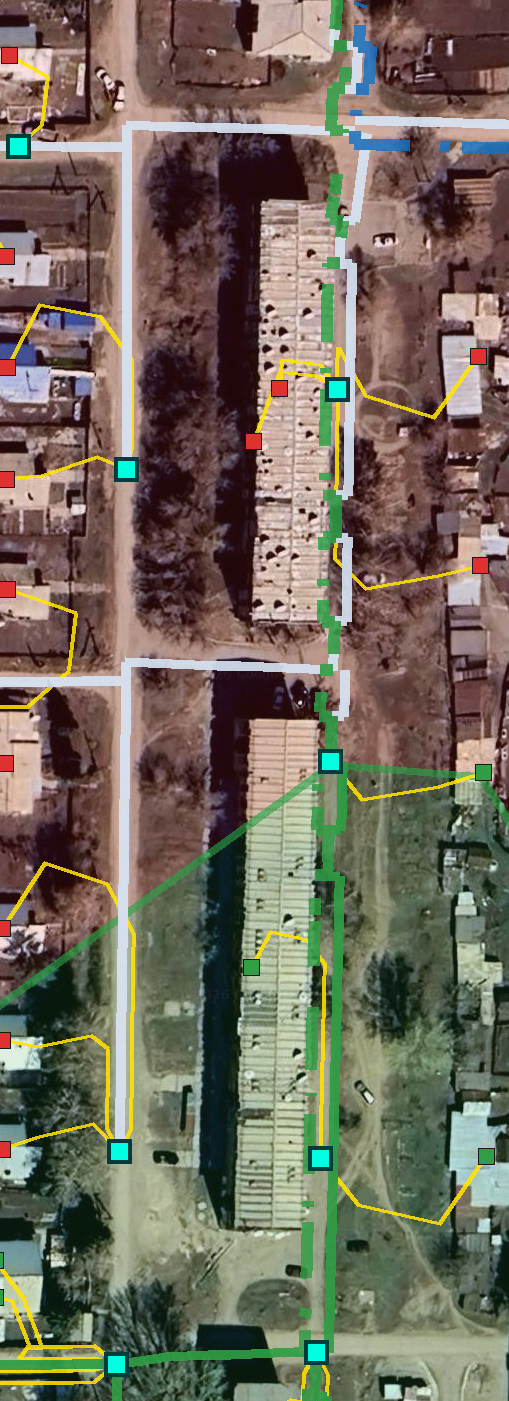
#> input picture work/altay_remarks/crop2_R1_map.png, 509 x 1401 px, given in place of 06_Алтайский_зоны_ОРШ_схема_D.jpg, which was not available
$ python 53_fig_match.py
#> lines starting #> are read from the running program, lines starting #| are printed output that depends on the picture; pictures that were not available may be replaced by others from this repository, and a replacement may not be noted
#!/usr/bin/env python3
"""Task 53 (v2): SIFT-привязка иллюстраций к карте Алтайского, память-бережливо.

Карта даунскейлится x2 (SIFT-пирамида на 29 МП не лезет в 3.4 ГБ),
каждый фрагмент пробуется в 3 масштабах. Координаты углов возвращаются
в пикселях ПОЛНОРАЗМЕРНОЙ карты.
"""
import json
import sys
from pathlib import Path

import cv2
import numpy as np

ROOT = Path('/home/z/my-project')
FIGS = ROOT / 'work/altay_remarks'
MAP = ROOT / 'download/snp_vko/06_Алтайский_зоны_ОРШ_схема_D.jpg'

CAPTIONS = {
    'fig-001-000.png': 'R1: два многоэтажных жилых дома',
    'fig-002-001.png': 'R2: тоже многоэтажные жилые дома',
    'fig-003-002.png': 'R3/R4: многоэтажные или не идентифицированы',
    'fig-003-003.png': 'R4/R3: не идентифицированы или многоэтажные',
    'fig-004-004.png': 'R5/R6: фундамент или по два ДХ',
    'fig-004-005.png': 'R6/R5: по два ДХ или фундамент',
}
FIG_SCALES = [1.0, 0.5, 0.25, 2.0]
MAP_DOWN = 2  # карта делится на этот фактор


def match_at(fig_gray, map_gray, mask=None):
    sift = cv2.SIFT_create(nfeatures=8000, contrastThreshold=0.04)
    k1, d1 = sift.detectAndCompute(fig_gray, None)
    k2, d2 = sift.detectAndCompute(map_gray, None)
    if d1 is None or d2 is None or len(k1) < 12 or len(k2) < 12:
        return None
    bf = cv2.BFMatcher()
    matches = bf.knnMatch(d1, d2, k=2)
    good = [m for m, n in matches if m.distance < 0.75 * n.distance]
    if len(good) < 8:
        return {'good': len(good), 'inliers': 0}
    src = np.float32([k1[m.queryIdx].pt for m in good]).reshape(-1, 1, 2)
    dst = np.float32([k2[m.trainIdx].pt for m in good]).reshape(-1, 1, 2)
    H, msk = cv2.findHomography(src, dst, cv2.RANSAC, 4.0)
    if H is None:
        return {'good': len(good), 'inliers': 0}
    return {'good': len(good), 'inliers': int(msk.sum()), 'H': H,
            'kp_fig': len(k1)}


def main():
    map_full = cv2.imread(str(MAP), cv2.IMREAD_GRAYSCALE)
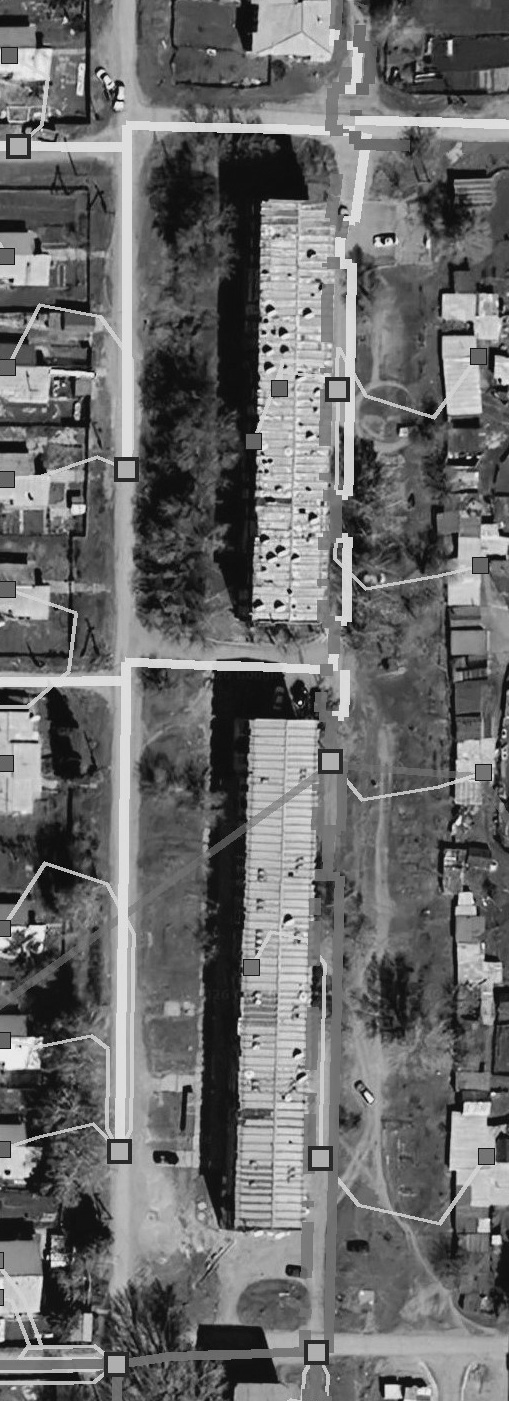
#> map_full: shape (1401, 509); min 5, max 240, mean 107.2
    H_full, W_full = map_full.shape
#> H_full = 1401; W_full = 509
    print(f'map full: {W_full}x{H_full}')
#| map full: 509x1401
    map_half = cv2.resize(map_full, (W_full // MAP_DOWN, H_full // MAP_DOWN),
                          interpolation=cv2.INTER_AREA)
    print(f'map half: {map_half.shape[1]}x{map_half.shape[0]}')
#| map half: 254x700

    results = []
    for name in sorted(CAPTIONS):
        p = FIGS / name
        fig0 = cv2.imread(str(p), cv2.IMREAD_GRAYSCALE)
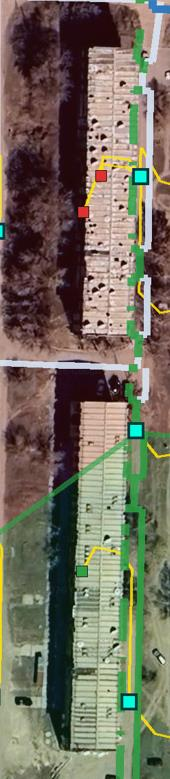
#> input picture work/altay_remarks/fig-001-000.png, 170 x 779 px, found by its file name
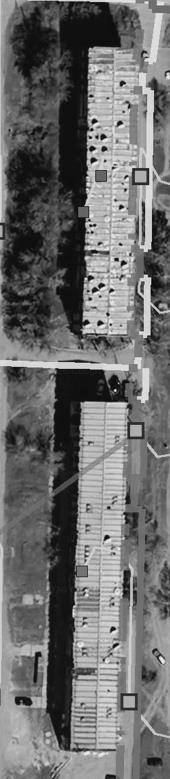
#> fig0: shape (779, 170); min 3, max 251, mean 108.9
        if fig0 is None:
            print(f'{name}: read FAIL')
            continue
        h0, w0 = fig0.shape
#> h0 = 779; w0 = 170
        best = None
        for s in FIG_SCALES:
            if s == 1.0:
                fig = fig0
            else:
                fig = cv2.resize(fig0, (int(w0 * s), int(h0 * s)),
                                 interpolation=cv2.INTER_AREA if s < 1
                                 else cv2.INTER_CUBIC)
            if min(fig.shape) < 40:
                continue
            r = match_at(fig, map_half)
            if r is None:
                continue
            print(f'  {name} scale={s}: good={r["good"]} inl={r["inliers"]}')
            if r['inliers'] >= 8 and (best is None
                                      or r['inliers'] > best['inliers']):
                best = {**r, 'fig_scale': s, 'fig_sz': fig.shape[::-1]}
#> this loop made 4 passes
#> (matches in match_at, good in match_at) on passes 1 to 4: (2277 matches, 717 matches), (473 matches, 303 matches), (122 matches, 55 matches), (4625 matches, 769 matches)
#|   fig-001-000.png scale=1.0: good=717 inl=694
#|   fig-001-000.png scale=0.5: good=303 inl=303
#|   fig-001-000.png scale=0.25: good=55 inl=55
#|   fig-001-000.png scale=2.0: good=769 inl=726
#> pass 2, in main, `fig = cv2.resize(fig0, (int(w0 * s), int(h0 * s)), interpolation=cv2.I..`:
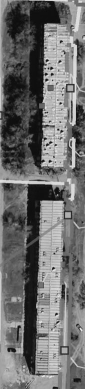
#> fig: shape (389, 85); min 11, max 230, mean 108.9
#> pass 3, in main, `fig = cv2.resize(fig0, (int(w0 * s), int(h0 * s)), interpolation=cv2.I..`:
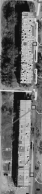
#> fig: shape (194, 42); min 13, max 220, mean 108.9

        rec = {'fig': name, 'caption': CAPTIONS[name]}
        if best and best['inliers'] >= 8:
            hh, ww = best['fig_sz']
#> hh = 340; ww = 1558
            # corners в half-координатах -> полные
            H = best['H']
#> H = [[0.366, -1.59e-05, 65.36], [-0.000164, 0.366, 65.33], [-3.3e-07, -4.9e-08, 1]]
            corners = np.float32([[0, 0], [ww, 0], [ww, hh],
                                  [0, hh]]).reshape(-1, 1, 2)
#> corners = [[0, 0], [1558, 0], [1558, 340], [0, 340]]
            proj = cv2.perspectiveTransform(corners, H).reshape(-1, 2) * MAP_DOWN
#> proj = [[130.7, 130.7], [1270.4, 130.2], [1270.4, 379], [130.7, 379.3]]
            rec.update(status='MATCHED', inliers=best['inliers'],
                       good=best['good'], fig_scale=best['fig_scale'],
                       corners_map_px=np.round(proj, 1).tolist())
            c = rec['corners_map_px']
#> c has the same summary as proj
            print(f"{name}: MATCHED inl={best['inliers']} "
                  f"corners={[(round(x), round(y)) for x, y in c]}")
#| fig-001-000.png: MATCHED inl=726 corners=[(131, 131), (1270, 130), (1270, 379), (131, 379)]
        else:
            rec.update(status='NO_MATCH')
            print(f'{name}: NO_MATCH')
        results.append(rec)
#> pass 2 of the loop in main, `for name in sorted(CAPTIONS):`:
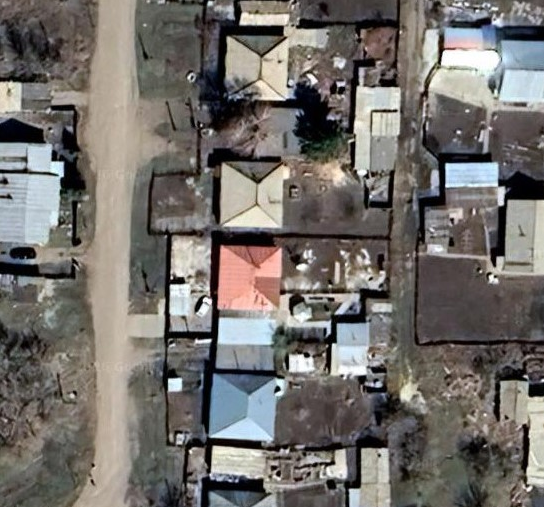
#> input picture work/altay_remarks/crop2_R4_frame.png, 544 x 507 px, given in place of fig-002-001.png, which was not available
#> in main, `fig0 = cv2.imread(str(p), cv2.IMREAD_GRAYSCALE)`:
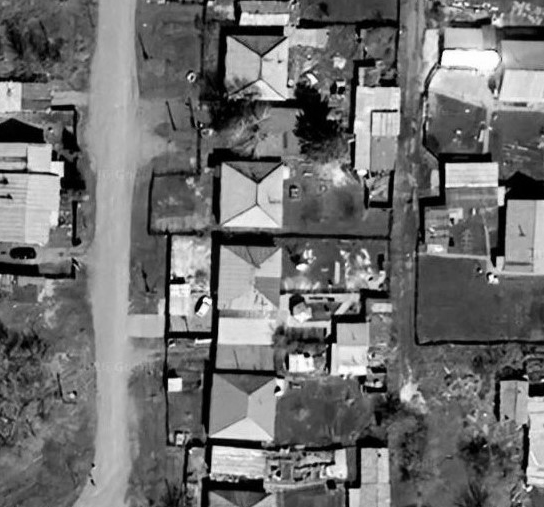
#> fig0: shape (507, 544); min 0, max 255, mean 111.5
#> the loop in main, `for s in FIG_SCALES:` made 4 passes
#> (matches in match_at, good in match_at) on passes 1, 4: (4084 matches, 34 matches), (4809 matches, 37 matches)
#> (printed output is left out)
#> pass 3, in main, `fig = cv2.resize(fig0, (int(w0 * s), int(h0 * s)), interpolation=cv2.I..`:
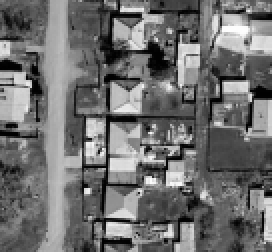
#> fig: shape (126, 136) (shown 2 times larger); min 0, max 254, mean 111.5
#> pass 3 of the loop in main, `for name in sorted(CAPTIONS):`:
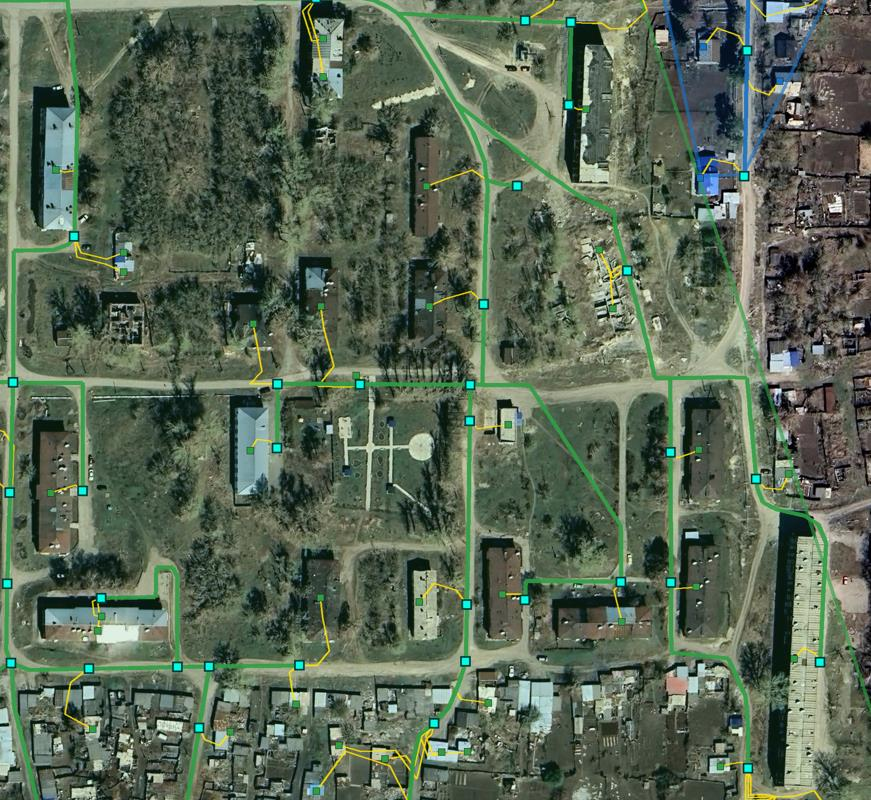
#> input picture work/altay_remarks/fig-003-002.png, 871 x 800 px, found by its file name
#> in main, `fig0 = cv2.imread(str(p), cv2.IMREAD_GRAYSCALE)`:
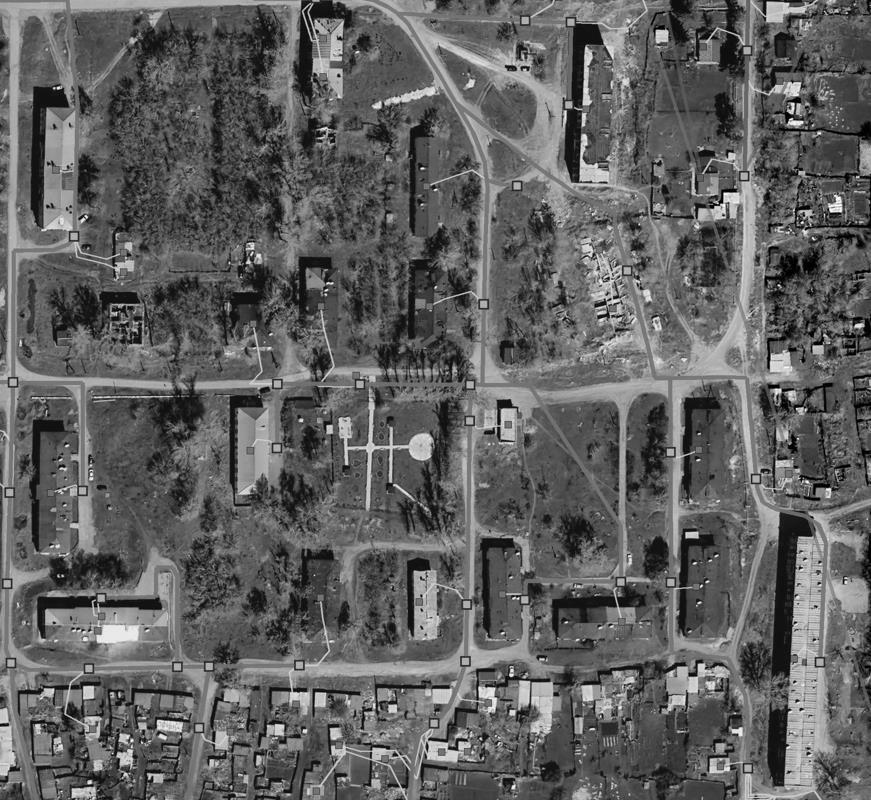
#> fig0: shape (800, 871); min 0, max 254, mean 96.5
#> the loop in main, `for s in FIG_SCALES:` made 4 passes
#> (matches in match_at, good in match_at) on passes 1, 4: (8000 matches, 49 matches), (8000 matches, 94 matches)
#> (printed output is left out)
#> pass 3, in main, `fig = cv2.resize(fig0, (int(w0 * s), int(h0 * s)), interpolation=cv2.I..`:
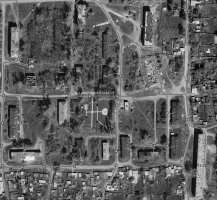
#> fig: shape (200, 217); min 2, max 233, mean 96.5
#> hh = 1742; ww = 1600
#> in main, `H = best['H']`: H = [[0.0229, -0.0492, 56.59], [0.233, -0.502, 577.9], [0.000404, -0.000869, 1]]
#> corners = [[0, 0], [1600, 0], [1600, 1742], [0, 1742]]
#> proj = [[113.2, 1155.7], [113.2, 1155.7], [113.1, 1155.9], [113.2, 1155.7]]
#> c has the same summary as proj
#| fig-003-002.png: MATCHED inl=18 corners=[(113, 1156), (113, 1156), (113, 1156), (113, 1156)]
#> the loop made 6 passes; the first 3 are shown

    out = FIGS / 'fig_match_map.json'
    json.dump(results, open(out, 'w'), ensure_ascii=False, indent=1)
    print('saved:', out)
#| saved: /home/z/my-project/work/altay_remarks/fig_match_map.json


if __name__ == '__main__':
    sys.exit(main())
#> (the program exits here)
